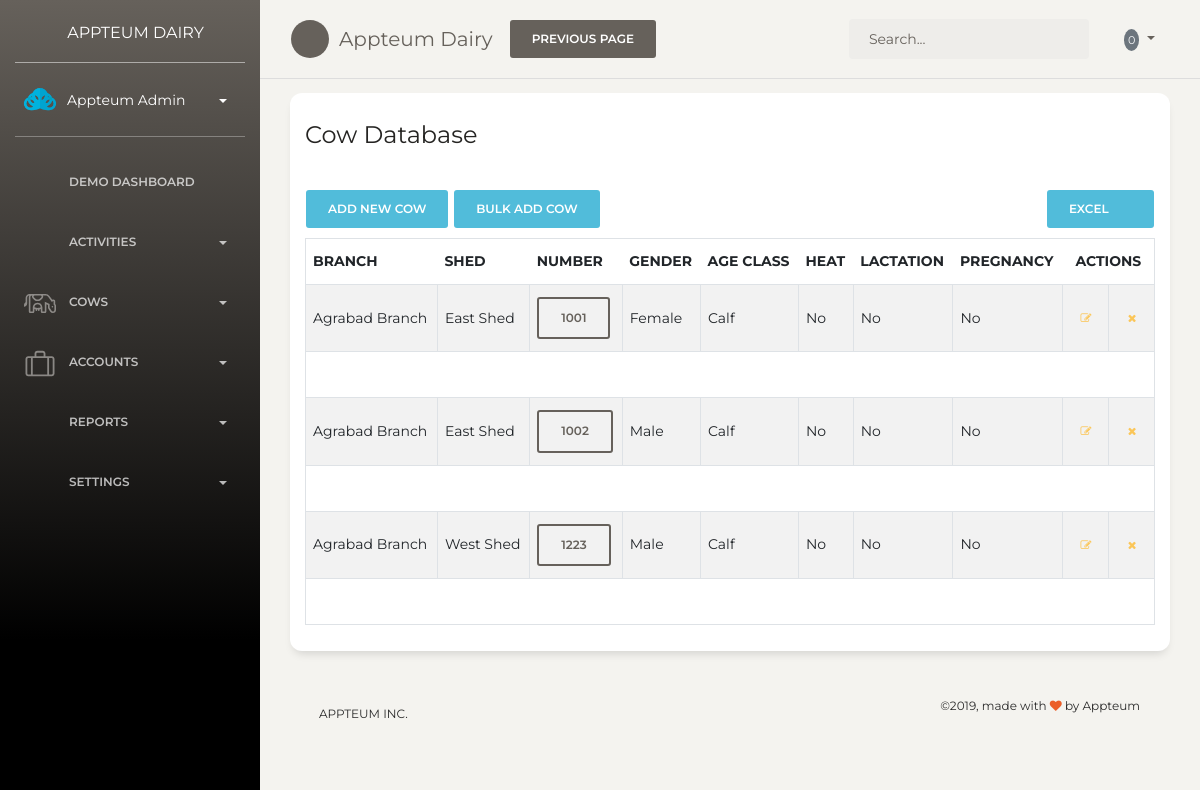
Page /index.php/cow on the committed database.
### tables this page shows
CREATE TABLE `cows` (
  `cow_id` varchar(80) NOT NULL,
  `branch_id` int(11) NOT NULL,
  `shed_id` int(11) NOT NULL,
  `gender` int(11) NOT NULL,
  `type` int(11) NOT NULL,
  `status` int(11) NOT NULL,
  `availability` int(11) NOT NULL,
  `weight` varchar(20) NOT NULL,
  `dob` varchar(30) NOT NULL,
  `color` int(11) NOT NULL,
  `breeding_status` int(11) NOT NULL,
  `breeding_percentage` varchar(80) NOT NULL,
  `vendor_contact` varchar(20) NOT NULL,
  `paternal_history` int(11) NOT NULL,
  `maternal_history` int(11) NOT NULL,
  `expected_sale_price` varchar(20) NOT NULL,
  `estimated_sale_date` varchar(30) NOT NULL,
  `image` varchar(80) NOT NULL,
  `supplier` varchar(80) DEFAULT NULL,
  `purchase_date` varchar(30) DEFAULT NULL,
  `purchase_place` varchar(80) DEFAULT NULL,
  `purchase_price` varchar(30) DEFAULT NULL,
  `created_at` timestamp NOT NULL DEFAULT CURRENT_TIMESTAMP
);

CREATE TABLE `branches` (
  `id` int(11) NOT NULL,
  `name` varchar(80) NOT NULL,
  `address_line_1` text NOT NULL,
  `address_line_2` text,
  `country` varchar(80) NOT NULL,
  `state` varchar(80) NOT NULL,
  `city` varchar(80) NOT NULL,
  `contact` varchar(20) NOT NULL,
  `created_by` timestamp NOT NULL DEFAULT CURRENT_TIMESTAMP,
  `status` tinyint(1) NOT NULL DEFAULT '1'
);

CREATE TABLE `sheds` (
  `id` int(11) NOT NULL,
  `name` varchar(100) NOT NULL,
  `branch_id` int(11) NOT NULL
);

CREATE TABLE `gender` (
  `id` int(11) NOT NULL,
  `name` varchar(20) NOT NULL,
  `created_at` timestamp NOT NULL DEFAULT CURRENT_TIMESTAMP
);

### application/controllers/Cow.php (called while the page is built, shortened)
<?php
class Cow extends CI_Controller {
	public function __construct()
	{
		$this->load->model('cows');
		$this->load->model('sheds');
		$this->load->model('genders');
	}
	public function index()
	{
		$data['cows'] = $this->cows->show();
		$data['sheds'] = $this->sheds->show();
		$data['genders'] = $this->genders->show();
		$data['content']=$this->load->view('cow/cow',$data,true);
		$this->load->view('layout/master',$data);
	}
}

### index.php (called while the page is built, shortened)
<?php
require_once BASEPATH.'core/CodeIgniter.php';

### application/models/Cows.php (called while the page is built, shortened)
<?php
class Cows extends CI_Model {
	protected $table = 'cows';
    public function show(){
        $this->db->select('*');
        $this->db->from($this->table);
        $this->db->join('branches', 'branches.id = cows.branch_id');
        $this->db->order_by("branches.id");
        $query = $this->db->get();
        return $query->result();
    }
}

### application/models/Sheds.php (called while the page is built, shortened)
<?php
class Sheds extends CI_Model {
	protected $table = 'sheds';
    public function show()
    {
    	$query = $this->db->get($this->table);
    	return $query->result();
    }
}

### application/models/Genders.php (called while the page is built)
<?php
class Genders extends CI_Model {
	protected $table = 'gender';
    public function show(){
        $query =  $this->db->get($this->table);
        return $query->result();
    }
}

### application/views/cow/cow.php (the view, shortened to what this page needs)
<div class="content">
<div class="printarea">
        <div class="row">
        <div class="col-md-12">
            <div class="card">
                <div class="card-header">
                    <h4 class="card-title">Cow Database</h4>
                </div>
                <div class="card-body">
                    <div class="toolbar">
                        <a href="<?php echo base_url('cow/add'); ?>" class="btn btn-info">Add New Cow</a>
                        <a href="#" class="btn btn-info">Bulk Add Cow</a>
                        <a href="" class="btn btn-info pull-right">Excel <i>
                            <img src="download.svg" class="svg-button"/></i>
                        </a>
                    </div>
                    <table id="datatable" class="table table-striped table-bordered" cellspacing="0" width="100%">
                        <thead>
                        <tr>
                            <th>Branch</th>
                            <th>Shed</th>
                            <th>Number</th>
                            <th>Gender</th>
                            <th>Age Class</th>
                            <th>Heat</th>
                            <th>Lactation</th>
                            <th>Pregnancy</th>
                            <th colspan="2" class="disabled-sorting text-center">Actions</th>
                        </tr>
                        </thead>
                        <tbody>
                            <?php foreach ($cows as  $cow) {?>
                            <tr>
                                <td><?php echo $cow->name ?></td>
                                <td>
                                    <?php
                                        foreach ($sheds as $shed) {
                                            if( $cow->shed_id == $shed->id) {
                                                echo $shed->name;
                                            }
                                        }
                                    ?>
                                </td>
                                <td><a href="<?php echo base_url('cow/details/'.$cow->cow_id); ?>" class="btn btn-outline-default"><span style="margin-top:2px;"><?php echo $cow->cow_id ?></span></a>
                                </td>
                                <td>
                                    <?php foreach ($genders as $gender) {
                                        if($cow->gender == $gender->id){
                                            echo $gender->name;
                                            }
                                        } ?>
                                </td>
                                <td>Calf</td>
                                <td> No </td>
                                <td> No </td>
                                <td> No </td>
                                <td class="text-right">
                                    <a href="<?php echo base_url('cow/edit/'.$cow->cow_id); ?>"
                                    class="btn btn-warning btn-link btn-icon btn-sm edit"><i class="fa fa-edit"></i></a>
                                </td>
                                <td class="text-right">
                                    <a href="<?php echo base_url('cow/delete/'.$cow->cow_id); ?>"
                                    class="btn btn-warning btn-link btn-icon btn-sm edit"><i class="fa fa-times"></i></a>
                                </td>
                            </tr>
                            <tr>
                                <td colspan="10">
                                </td>
                            </tr>
                        <?php } ?>
                        </tbody>
                    </table>
                </div>
            </div>
        </div>
    </div>
</div>
</div>

### assets/css/demo.css (style rules this page uses)
.svg-button { margin-left: 5px; height: 15px !important; width: 15px !important; }

### rows in the picture
cows: branch.name "Agrabad Branch", cow_id "1001"
sheds: name "East Shed"
gender: name "Female"
cows: branch.name "Agrabad Branch", cow_id "1002"
gender: name "Male"
cows: branch.name "Agrabad Branch", cow_id "1223"
sheds: name "West Shed"
